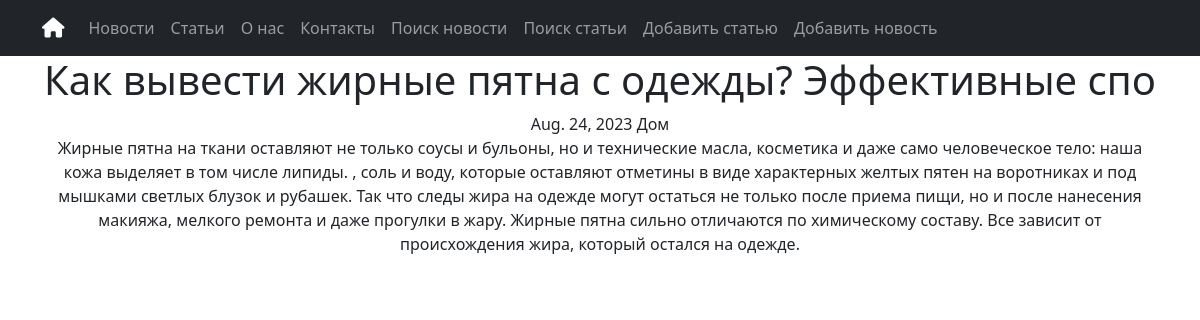
/articles/1, run on the app's committed database.
### articles/models.py (models this page shows, shortened)
class Articles(models.Model):
    title = models.CharField(
        max_length=50,
        unique=True, # названия статей не должны повторяться
    )
    description = models.TextField()
    date = models.DateField(help_text=('YYYY-MM-DD'))
    category = models.ForeignKey(
        to='Category',
        on_delete=models.CASCADE,
        related_name='articles', # все продукты в категории будут доступны через поле articles
    )
    class Meta:
        verbose_name_plural = "Articles"

class Category(models.Model):
    name = models.CharField(max_length=100, unique=True)
    def __str__(self):
        return self.name.title()
    class Meta:
        verbose_name_plural = "Categories"

### articles/views.py (the view)
# urls.py: path('<int:pk>', ArticlesDetail.as_view(), name='articles_detail'),
class ArticlesDetail(DetailView):
    model = Articles
    template_name = 'articles-detail.html'
    context_object_name = 'articles'

### articles/templatetags/custom_censor.py (called while the page is built)
@register.filter()
def censor(value):
    mat = ["банан", "помидор"]
    save_value = []
    words = value.split(' ')
    for word in words:
        a_word = word.lower()
        if a_word in mat:
            lene = len(word)
            wor = []
            for x in word[: -(lene - 1)]:
                wor.append(x)
            for a in range(lene - 1):
                wor.append("*")
            wor =  ''.join(wor)
            save_value.append(wor)
        else:
            save_value.append(word)
    save_value = ' '.join(save_value)
    return save_value

### templates/articles-detail.html (shortened to what this page needs)
{% extends 'flatpages/default.html' %}
{% load custom_censor %}
{% block content %}
<h1>{{ articles.title }}</h1>
<span>{{ articles.date }}</span>
<span>{{ articles.category }}</span>
<p>{{ articles.description|censor }}</p>
{% endblock content %}

### data on the page
Articles: title "Как вывести жирные пятна с одежды? Эффективные спо", date "Aug. 24, 2023", category "Дом", description|censor "Жирные пятна на ткани оставляют не только соусы и бульоны, но и технические масла, косметика и даже само человеческое тело: наша кожа выделяет в том числе липиды. , соль и воду, которые оставляют отметины в виде характерных желтых пятен на воротниках и под мышками светлых блузок и рубашек. Так что следы жира на одежде могут остаться не только после приема пищи, но и после нанесения макияжа, мелкого ремонта и даже прогулки в жару. Жирные пятна сильно отличаются по химическому составу. Все зависит от происхождения жира, который остался на одежде."
